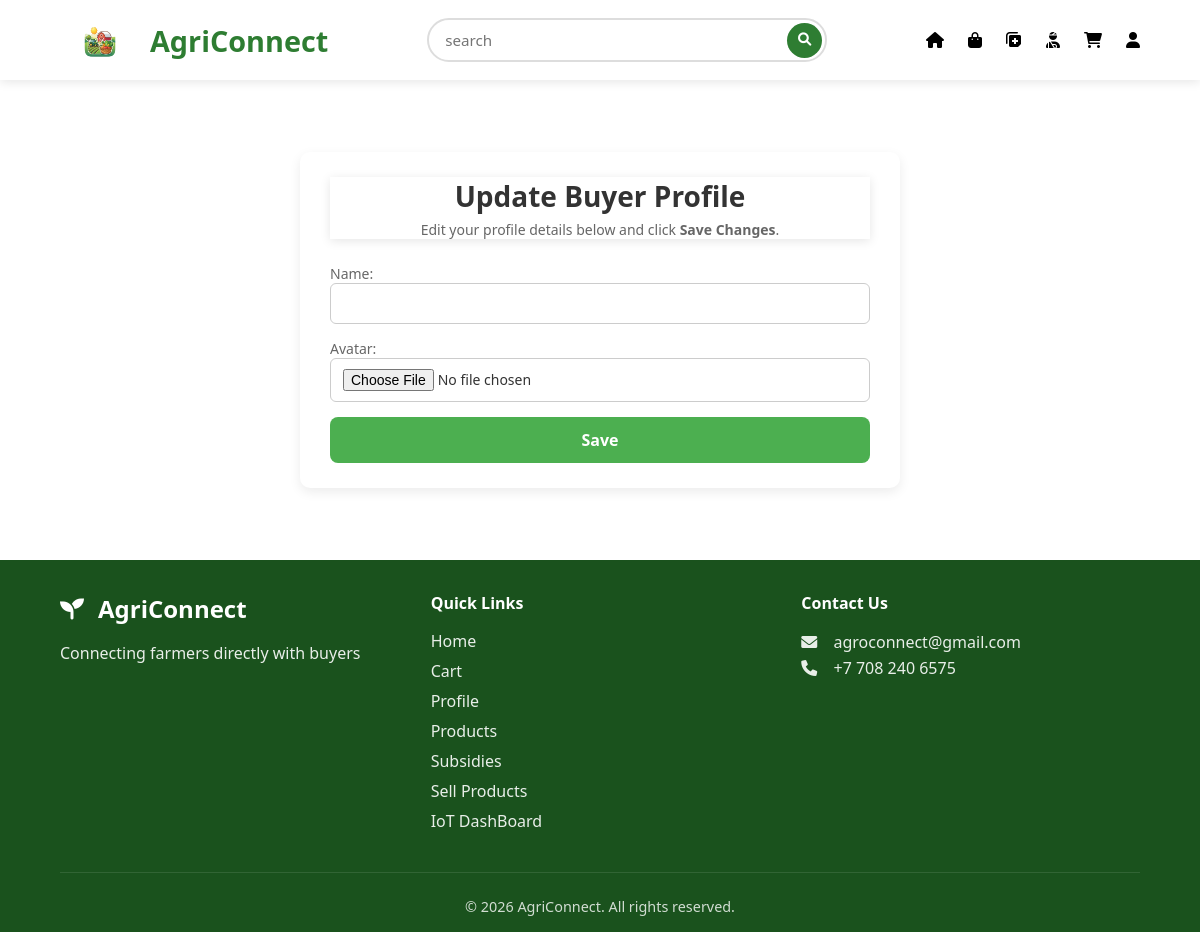
Page /posts/buyer_update/11/ (signed in) on the earlier database version.
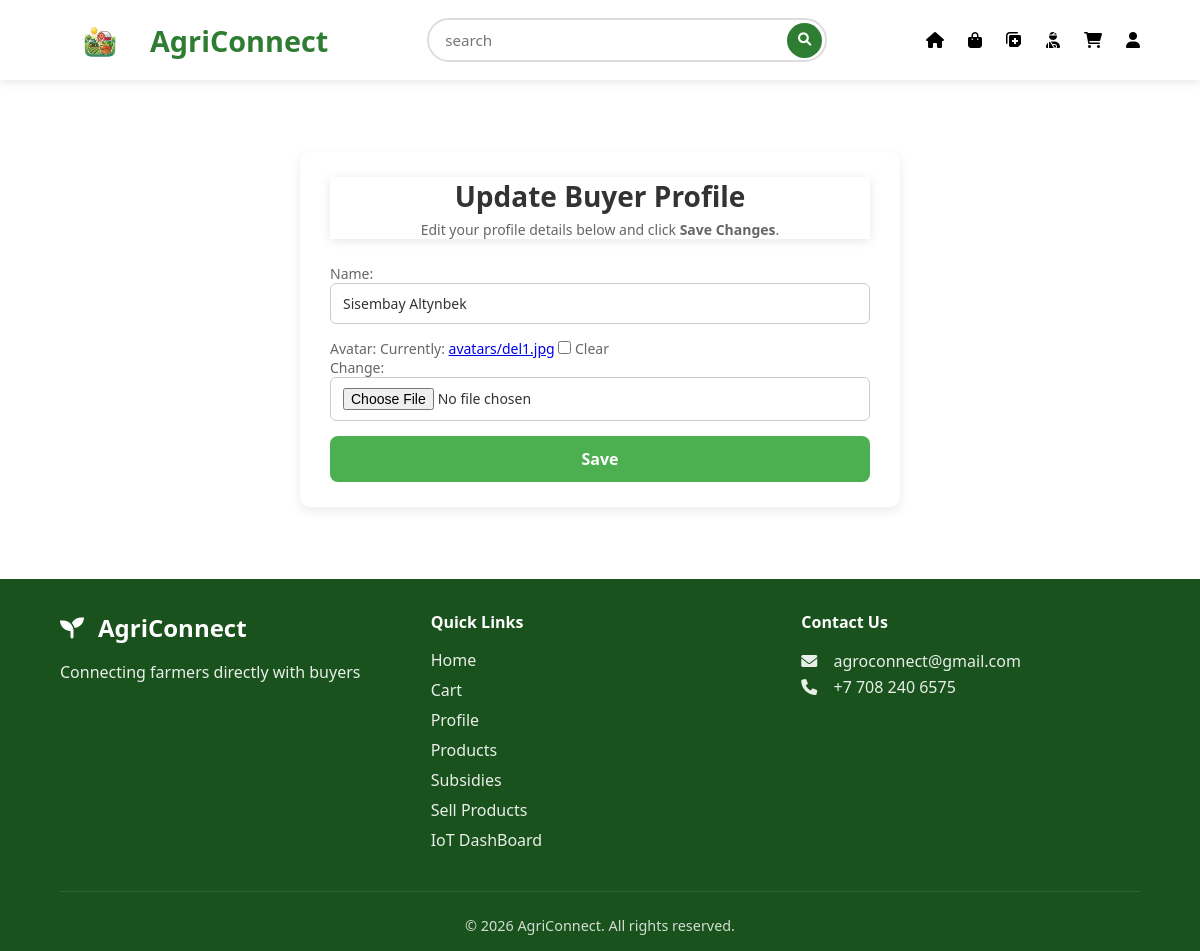
Same page on the later database version.
### farmer_app/models.py (models this page shows, shortened)
class Buyer(models.Model):
    user = models.OneToOneField(settings.AUTH_USER_MODEL, on_delete=models.CASCADE)
    avatar = models.ImageField(upload_to="avatars/", blank=True, null=True)
    name = models.CharField(max_length=50)
    liked_products = models.ManyToManyField(
        'Products',
        blank=True,
        related_name='liked_by'
    )

### farmer_app/views.py (the view)
# urls.py: path('posts/buyer_update/<int:pk>/', views.UpdateBuyer.as_view(), name="update-page-buyer"),
class UpdateBuyer(LoginRequiredMixin, UpdateView):
    model = Buyer
    fields = ['name', 'avatar']
    template_name = 'update_buyer.html'
    success_url = reverse_lazy('profile')  # redirect after success
    def get_object(self):
        buyer = getattr(self.request.user, "buyer", None)
        if not buyer:
            raise Http404("Buyer profile not found")
        return buyer

### farmer_app/templates/update_buyer.html (shortened to what this page needs)
{% extends 'base.html' %}
{% load static %}
{% block extra_css %}
<link rel="stylesheet" href="{% static 'css/update.css' %}">
{% endblock %}
{% block content %}
    {% if buyer %}
        <section id="update-profile">
            <header>
                <h2>Update Buyer Profile</h2>
                <p>Edit your profile details below and click <strong>Save Changes</strong>.</p>
            </header>
            <form action="{% url 'update-page-buyer' buyer.id %}" method="POST" enctype="multipart/form-data" class="update-form">
                {{ form.as_p }}
                <button type="submit" class="btn-save">Save</button>
            </form>
        </section>
    {% endif %}
{% endblock %}

Differences in the rows shown:
changed Buyer: name (not shown) → "Sisembay Altynbek"
Other differences:
form field as_p: (not shown) → "☐"
text no longer shown: "Name: Avatar:"
text now shown: "Name: Avatar: Currently: avatars/del1.jpg Clear Change:"
